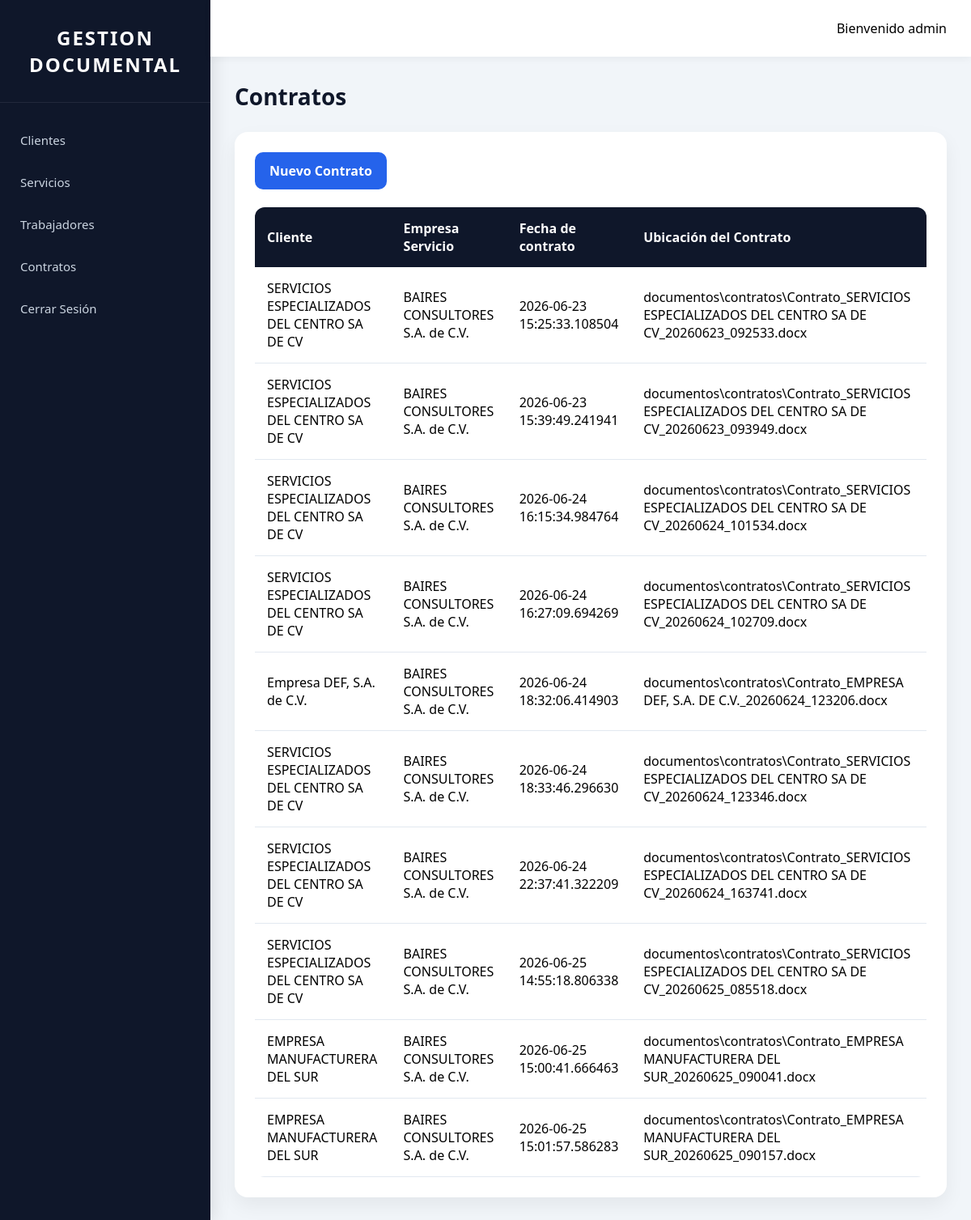
The page /contratos (signed in) on the database its author committed.
### models/models.py (models this page shows)
class Users(UserMixin, db.Model):
    __tablename__ = 'dim_usuarios'
    id = db.Column(db.Integer, primary_key=True)
    nombre = db.Column(db.String(200))
    fecha_nacimiento = db.Date
    nombre_usuario = db.Column(db.String(200))
    contraseña = db.Column(db.String(200))
    tipo_usuario = db.Column(db.String(200), default="LEGAL")
    activo = db.Column(db.Boolean, default=True)

class Contrato(db.Model):
    __tablename__ = 'fact_contratos'
    id = db.Column(
        db.Integer,
        primary_key=True
    )
    cliente_id = db.Column(
        db.Integer,
        db.ForeignKey('dim_clientes.id'),
        nullable=False
    )
    proyecto_id = db.Column(
        db.Integer,
        db.ForeignKey('dim_servicios.id'),
        nullable=False
    )
    nom_empresa = db.Column(
        db.Text
    )
    nom_cliente = db.Column(
        db.Text
    )
    '''tipo_documento = db.Column(
        db.String(100),
        nullable=False
    )'''
    monto = db.Column(db.Float)
    forma_pago = db.Column(
        db.Text
    )
    fecha_inicio = db.Column(
        db.Date
    )
    fecha_fin = db.Column(
        db.Date
    )
    vigencia = db.Column(
        db.String(50)
    )
    archivo_generado = db.Column(
        db.String(500)
    )
    fecha_generacion = db.Column(
        db.DateTime,
        default=datetime.utcnow
    )

### app.py (the view)
@app.route('/contratos')
@login_required
def contratos():
    clientes = Cliente.query.order_by(
        Cliente.nombre_cliente
    ).all()
    proyectos = Proyecto.query.order_by(
        Proyecto.nombre_proyecto
    ).all()
    trabajadores = Trabajador.query.order_by(
        Trabajador.nombre_trabajador
    ).all()
    contratos = Contrato.query.order_by(
        Contrato.nom_empresa
    ).all()
    return render_template(
        'contrato.html',
        clientes=clientes,
        proyectos=proyectos,
        trabajadores=trabajadores,
        contratos=contratos
    )

### app.py (called while the page is built)
@login_manager.user_loader
def load_user(id):
    return Users.query.get(
        int(id)
    )

### templates/contrato.html
{% extends 'base.html' %}
{% block content %}
<h1 class="page-title">
    Contratos
</h1>
<div class="card">
    <a
        href="{{ url_for('nuevo_contrato') }}"
        class="btn"
    >
        Nuevo Contrato
    </a>
    <br><br>
    <table>
        <thead>
            <tr>
                <th>Cliente</th>
                <th>Empresa Servicio</th>
                <th>Fecha de contrato</th>
                <th>Ubicación del Contrato</th>
            </tr>
        </thead>
        <tbody>
            {% for contrato in contratos %}
            <tr>
                <td>{{ contrato.nom_cliente }}</td>
                <td>{{ contrato.nom_empresa }}</td>
                <td>{{ contrato.fecha_generacion }}</td>
                <td>{{ contrato.archivo_generado }}</td>
            </tr>
            {% endfor %}
        </tbody>
    </table>
</div>
{% endblock %}

### templates/base.html (shortened to what this page needs)
<!DOCTYPE html>
<html>
<head>
    <link
        rel="stylesheet" href="{{ url_for('static',filename='css/menu.css') }}"
    >
</head>
<body>
<div class="layout">
    <aside class="sidebar">
        <div class="sidebar-logo">
            <h2>GESTION DOCUMENTAL</h2>
        </div>
        <nav>
            <a href="{{ url_for('clientes') }}">
                Clientes
            </a>
            <a href="{{ url_for('proyectos') }}">
                Servicios
            </a>
            <a href="{{ url_for('trabajadores') }}">
                Trabajadores
            </a>
            <a href="{{ url_for('contratos') }}">
                Contratos
            </a>
            <a href="{{ url_for('logout') }}">
                Cerrar Sesión
            </a>
        </nav>
    </aside>
    <main class="content">
        <header class="topbar">
            Bienvenido {{ current_user.nombre_usuario }}
        </header>
        <section class="page-content">
            {% block content %}
            {% endblock %}
        </section>
    </main>
</div>
</body>
</html>

### static/css/menu.css (style rules this page uses)
* { margin:0; padding:0; box-sizing:border-box; }
body { font-family:'Segoe UI',sans-serif; background:#f1f5f9; }
.layout { display:flex; min-height:100vh; }
.sidebar { width:260px; background:#0f172a; color:white; display:flex; flex-direction:column; box-shadow: 4px 0 20px rgba( 0, 0, 0, 0.10 ); }
.sidebar-logo { padding:30px 20px; text-align:center; border-bottom:1px solid rgba( 255, 255, 255, 0.08 ); }
.sidebar-logo h2 { font-size:24px; font-weight:700; letter-spacing:2px; }
.sidebar nav { padding-top:20px; }
.sidebar nav a { display:flex; align-items:center; gap:12px; padding:16px 25px; text-decoration:none; color:#cbd5e1; transition:0.3s; font-size:15px; }
.content { flex:1; display:flex; flex-direction:column; }
.topbar { background:white; height:70px; display:flex; align-items:center; justify-content:flex-end; padding:0 30px; box-shadow: 0 2px 10px rgba( 0, 0, 0, 0.05 ); }
.page-content { padding:30px; }
.card { background:white; padding:25px; border-radius:16px; box-shadow: 0 10px 25px rgba( 0, 0, 0, 0.06 ); }
.page-title { margin-bottom:25px; color:#0f172a; font-size:28px; font-weight:700; }
.btn { display:inline-block; background:#2563eb; color:white; text-decoration:none; padding:12px 18px; border-radius:10px; border:none; cursor:pointer; transition:0.3s; font-weight:600; }
table { width:100%; border-collapse:collapse; background:white; border-radius:12px; overflow:hidden; }
thead { background:#0f172a; color:white; }
th { padding:15px; text-align:left; }
td { padding:15px; border-bottom:1px solid #e2e8f0; }

### rows shown on the page
Users: nombre_usuario "admin"
Contrato: nom_cliente "SERVICIOS ESPECIALIZADOS DEL CENTRO SA DE CV", nom_empresa "BAIRES CONSULTORES S.A. de C.V.", fecha_generacion "2026-06-23 15:25:33.108504", archivo_generado "documentos\\contratos\\Contrato_SERVICIOS ESPECIALIZADOS DEL CENTRO SA DE CV_20260623_092533.docx"
Contrato: nom_cliente "SERVICIOS ESPECIALIZADOS DEL CENTRO SA DE CV", nom_empresa "BAIRES CONSULTORES S.A. de C.V.", fecha_generacion "2026-06-23 15:39:49.241941", archivo_generado "documentos\\contratos\\Contrato_SERVICIOS ESPECIALIZADOS DEL CENTRO SA DE CV_20260623_093949.docx"
Contrato: nom_cliente "SERVICIOS ESPECIALIZADOS DEL CENTRO SA DE CV", nom_empresa "BAIRES CONSULTORES S.A. de C.V.", fecha_generacion "2026-06-24 16:15:34.984764", archivo_generado "documentos\\contratos\\Contrato_SERVICIOS ESPECIALIZADOS DEL CENTRO SA DE CV_20260624_101534.docx"
Contrato: nom_cliente "SERVICIOS ESPECIALIZADOS DEL CENTRO SA DE CV", nom_empresa "BAIRES CONSULTORES S.A. de C.V.", fecha_generacion "2026-06-24 16:27:09.694269", archivo_generado "documentos\\contratos\\Contrato_SERVICIOS ESPECIALIZADOS DEL CENTRO SA DE CV_20260624_102709.docx"
Contrato: nom_cliente "Empresa DEF, S.A. de C.V.", nom_empresa "BAIRES CONSULTORES S.A. de C.V.", fecha_generacion "2026-06-24 18:32:06.414903", archivo_generado "documentos\\contratos\\Contrato_EMPRESA DEF, S.A. DE C.V._20260624_123206.docx"
Contrato: nom_cliente "SERVICIOS ESPECIALIZADOS DEL CENTRO SA DE CV", nom_empresa "BAIRES CONSULTORES S.A. de C.V.", fecha_generacion "2026-06-24 18:33:46.296630", archivo_generado "documentos\\contratos\\Contrato_SERVICIOS ESPECIALIZADOS DEL CENTRO SA DE CV_20260624_123346.docx"
Contrato: nom_cliente "SERVICIOS ESPECIALIZADOS DEL CENTRO SA DE CV", nom_empresa "BAIRES CONSULTORES S.A. de C.V.", fecha_generacion "2026-06-24 22:37:41.322209", archivo_generado "documentos\\contratos\\Contrato_SERVICIOS ESPECIALIZADOS DEL CENTRO SA DE CV_20260624_163741.docx"
Contrato: nom_cliente "SERVICIOS ESPECIALIZADOS DEL CENTRO SA DE CV", nom_empresa "BAIRES CONSULTORES S.A. de C.V.", fecha_generacion "2026-06-25 14:55:18.806338", archivo_generado "documentos\\contratos\\Contrato_SERVICIOS ESPECIALIZADOS DEL CENTRO SA DE CV_20260625_085518.docx"
Contrato: nom_cliente "EMPRESA MANUFACTURERA DEL SUR", nom_empresa "BAIRES CONSULTORES S.A. de C.V.", fecha_generacion "2026-06-25 15:00:41.666463", archivo_generado "documentos\\contratos\\Contrato_EMPRESA MANUFACTURERA DEL SUR_20260625_090041.docx"
Contrato: nom_cliente "EMPRESA MANUFACTURERA DEL SUR", nom_empresa "BAIRES CONSULTORES S.A. de C.V.", fecha_generacion "2026-06-25 15:01:57.586283", archivo_generado "documentos\\contratos\\Contrato_EMPRESA MANUFACTURERA DEL SUR_20260625_090157.docx"
